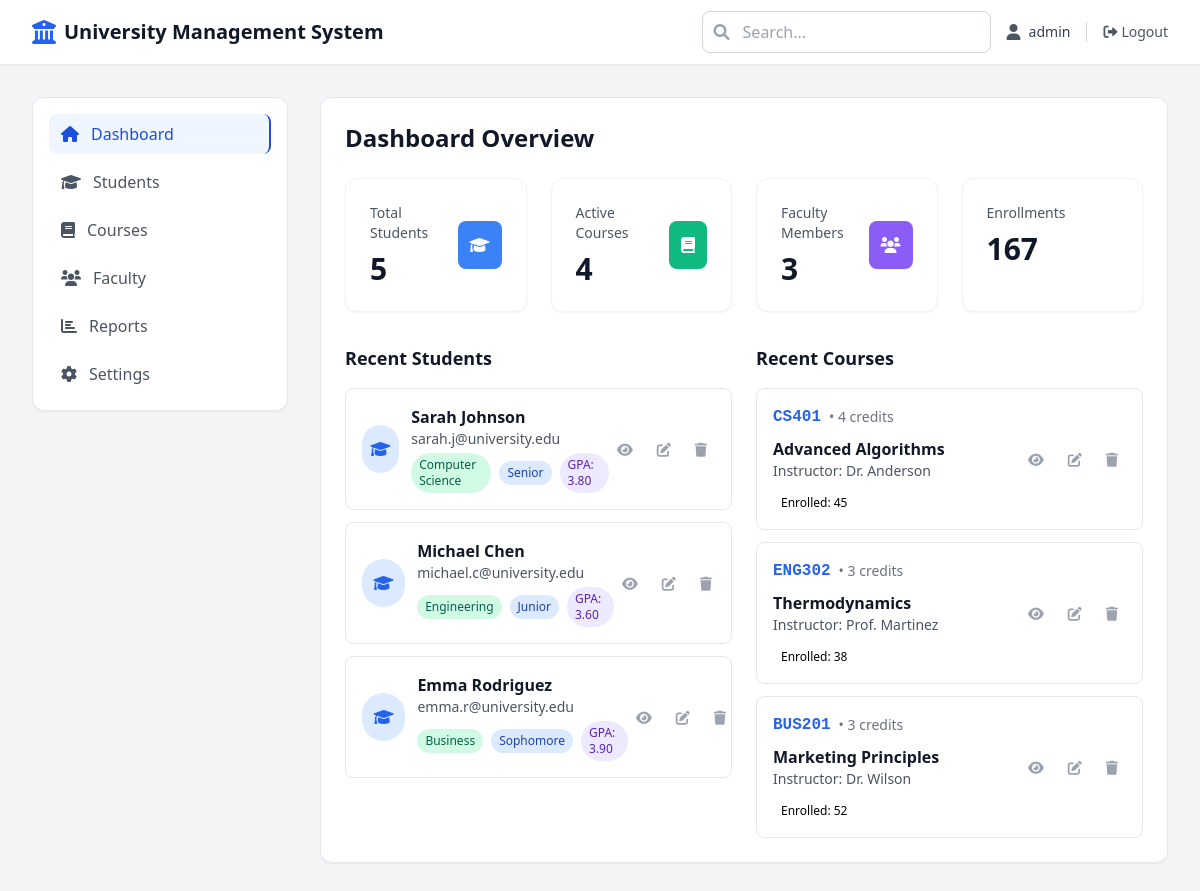
/index.php (signed in), run on the app's committed database.
### tables this page shows
CREATE TABLE `students` (
  `id` int(11) NOT NULL,
  `name` varchar(100) NOT NULL,
  `email` varchar(100) NOT NULL,
  `program` varchar(100) NOT NULL,
  `year` varchar(20) NOT NULL,
  `gpa` decimal(3,2) NOT NULL,
  `created_at` timestamp NOT NULL DEFAULT current_timestamp()
);

CREATE TABLE `courses` (
  `id` int(11) NOT NULL,
  `code` varchar(20) NOT NULL,
  `name` varchar(200) NOT NULL,
  `instructor` varchar(100) NOT NULL,
  `credits` int(11) NOT NULL,
  `enrolled` int(11) DEFAULT 0,
  `created_at` timestamp NOT NULL DEFAULT current_timestamp()
);

### index.php (the view, shortened to what the rows shown need)
<?php
require_once 'auth_config.php';
$activeTab = 'dashboard';
$searchTerm = '';
$students = [];
$courses = [];
if ($activeTab === 'students' || $activeTab === 'dashboard') {
    $sql = "SELECT * FROM students";
    if (!empty($searchTerm)) {
        $sql .= " WHERE name LIKE ? OR email LIKE ? OR program LIKE ?";
        $stmt = $pdo->prepare($sql);
        $searchParam = "%$searchTerm%";
        $stmt->execute([$searchParam, $searchParam, $searchParam]);
    } else {
        $stmt = $pdo->query($sql);
    }
    $students = $stmt->fetchAll();
}
if ($activeTab === 'courses' || $activeTab === 'dashboard') {
    $sql = "SELECT * FROM courses";
    if (!empty($searchTerm)) {
        $sql .= " WHERE name LIKE ? OR code LIKE ? OR instructor LIKE ?";
        $stmt = $pdo->prepare($sql);
        $searchParam = "%$searchTerm%";
        $stmt->execute([$searchParam, $searchParam, $searchParam]);
    } else {
        $stmt = $pdo->query($sql);
    }
    $courses = $stmt->fetchAll();
}
?>
<!DOCTYPE html>
<html lang="en">
<head>
    <link href="https://cdn.jsdelivr.net/npm/tailwindcss@2.2.19/dist/tailwind.min.css" rel="stylesheet">
    <link rel="stylesheet" href="https://cdnjs.cloudflare.com/ajax/libs/font-awesome/6.0.0/css/all.min.css">
</head>
<body class="bg-gray-100 min-h-screen">
    <header class="bg-white shadow-sm border-b border-gray-200">
        <div class="max-w-7xl mx-auto px-4 sm:px-6 lg:px-8">
            <div class="flex justify-between items-center h-16">
                <div class="flex items-center space-x-4">
                    <div class="flex items-center space-x-2">
                        <h1 class="text-xl font-bold text-gray-900">University Management System</h1>
                    </div>
                </div>
            </div>
        </div>
    </header>
    <div class="max-w-7xl mx-auto px-4 sm:px-6 lg:px-8 py-8">
        <div class="flex flex-col lg:flex-row gap-8">
            <div class="flex-1">
                <?php if ($activeTab === 'dashboard'): ?>
                <div class="space-y-6">
                    <div class="bg-white rounded-xl shadow-sm border border-gray-200 p-6">
                        <h2 class="text-2xl font-bold text-gray-900 mb-6">Dashboard Overview</h2>
                        <div class="grid grid-cols-1 lg:grid-cols-2 gap-6">
                            <div>
                                <div class="space-y-3">
                                    <?php foreach (array_slice($students, 0, 3) as $student): ?>
                                    <div class="bg-white rounded-lg border border-gray-200 p-4 hover:shadow-md transition-shadow">
                                        <div class="flex items-center justify-between">
                                            <div class="flex items-center space-x-3">
                                                <div class="w-12 h-12 bg-blue-100 rounded-full flex items-center justify-center">
                                                    <i class="fas fa-graduation-cap text-blue-600"></i>
                                                </div>
                                                <div>
                                                    <h3 class="font-semibold text-gray-900"><?php echo htmlspecialchars($student['name']); ?></h3>
                                                    <p class="text-sm text-gray-600"><?php echo htmlspecialchars($student['email']); ?></p>
                                                    <div class="flex items-center space-x-2 mt-1">
                                                        <span class="text-xs bg-green-100 text-green-800 px-2 py-1 rounded-full">
                                                            <?php echo htmlspecialchars($student['program']); ?>
                                                        </span>
                                                        <span class="text-xs bg-blue-100 text-blue-800 px-2 py-1 rounded-full">
                                                            <?php echo htmlspecialchars($student['year']); ?>
                                                        </span>
                                                        <span class="text-xs bg-purple-100 text-purple-800 px-2 py-1 rounded-full">
                                                            GPA: <?php echo $student['gpa']; ?>
                                                        </span>
                                                    </div>
                                                </div>
                                            </div>
                                            <div class="flex space-x-2">
                                                <button onclick="viewStudent(<?php echo $student['id']; ?>)" class="p-2 text-gray-400 hover:text-blue-600 transition-colors">
                                                    <i class="fas fa-eye text-sm"></i>
                                                </button>
                                                <button onclick="editStudent(<?php echo $student['id']; ?>)" class="p-2 text-gray-400 hover:text-yellow-600 transition-colors">
                                                    <i class="fas fa-edit text-sm"></i>
                                                </button>
                                                <button onclick="deleteStudent(<?php echo $student['id']; ?>)" class="p-2 text-gray-400 hover:text-red-600 transition-colors">
                                                    <i class="fas fa-trash text-sm"></i>
                                                </button>
                                            </div>
                                        </div>
                                    </div>
                                    <?php endforeach; ?>
                                </div>
                            </div>
                            <div>
                                <div class="space-y-3">
                                    <?php foreach (array_slice($courses, 0, 3) as $course): ?>
                                    <div class="bg-white rounded-lg border border-gray-200 p-4 hover:shadow-md transition-shadow">
                                        <div class="flex items-center justify-between">
                                            <div class="flex-1">
                                                <div class="flex items-center space-x-2 mb-2">
                                                    <span class="font-mono font-bold text-blue-600"><?php echo htmlspecialchars($course['code']); ?></span>
                                                    <span class="text-sm text-gray-500">• <?php echo $course['credits']; ?> credits</span>
                                                </div>
                                                <h3 class="font-semibold text-gray-900"><?php echo htmlspecialchars($course['name']); ?></h3>
                                                <p class="text-sm text-gray-600">Instructor: <?php echo htmlspecialchars($course['instructor']); ?></p>
                                                <div class="mt-2">
                                                    <span class="text-xs bg-orange-100 text-orange-800 px-2 py-1 rounded-full">
                                                        Enrolled: <?php echo $course['enrolled']; ?>
                                                    </span>
                                                </div>
                                            </div>
                                            <div class="flex space-x-2">
                                                <button onclick="viewCourse(<?php echo $course['id']; ?>)" class="p-2 text-gray-400 hover:text-blue-600 transition-colors">
                                                    <i class="fas fa-eye text-sm"></i>
                                                </button>
                                                <button onclick="editCourse(<?php echo $course['id']; ?>)" class="p-2 text-gray-400 hover:text-yellow-600 transition-colors">
                                                    <i class="fas fa-edit text-sm"></i>
                                                </button>
                                                <button onclick="deleteCourse(<?php echo $course['id']; ?>)" class="p-2 text-gray-400 hover:text-red-600 transition-colors">
                                                    <i class="fas fa-trash text-sm"></i>
                                                </button>
                                            </div>
                                        </div>
                                    </div>
                                    <?php endforeach; ?>
                                </div>
                            </div>
                        </div>
                    </div>
                </div>
                <?php endif; ?>
            </div>
        </div>
    </div>
</body>
</html>

### data on the page
students: name "Sarah Johnson", email "sarah.j@university.edu", program "Computer Science", year "Senior", gpa "3.80"
students: name "Michael Chen", email "michael.c@university.edu", program "Engineering", year "Junior", gpa "3.60"
students: name "Emma Rodriguez", email "emma.r@university.edu", program "Business", year "Sophomore", gpa "3.90"
courses: code "CS401", credits "4", name "Advanced Algorithms", instructor "Dr. Anderson", enrolled "45"
courses: code "ENG302", credits "3", name "Thermodynamics", instructor "Prof. Martinez", enrolled "38"
courses: code "BUS201", credits "3", name "Marketing Principles", instructor "Dr. Wilson", enrolled "52"

### other printed values
$_SESSION['username'] "admin"
$totalStudents "5"
$totalCourses "4"
$totalFaculty "3"
$activeEnrollments "167"
